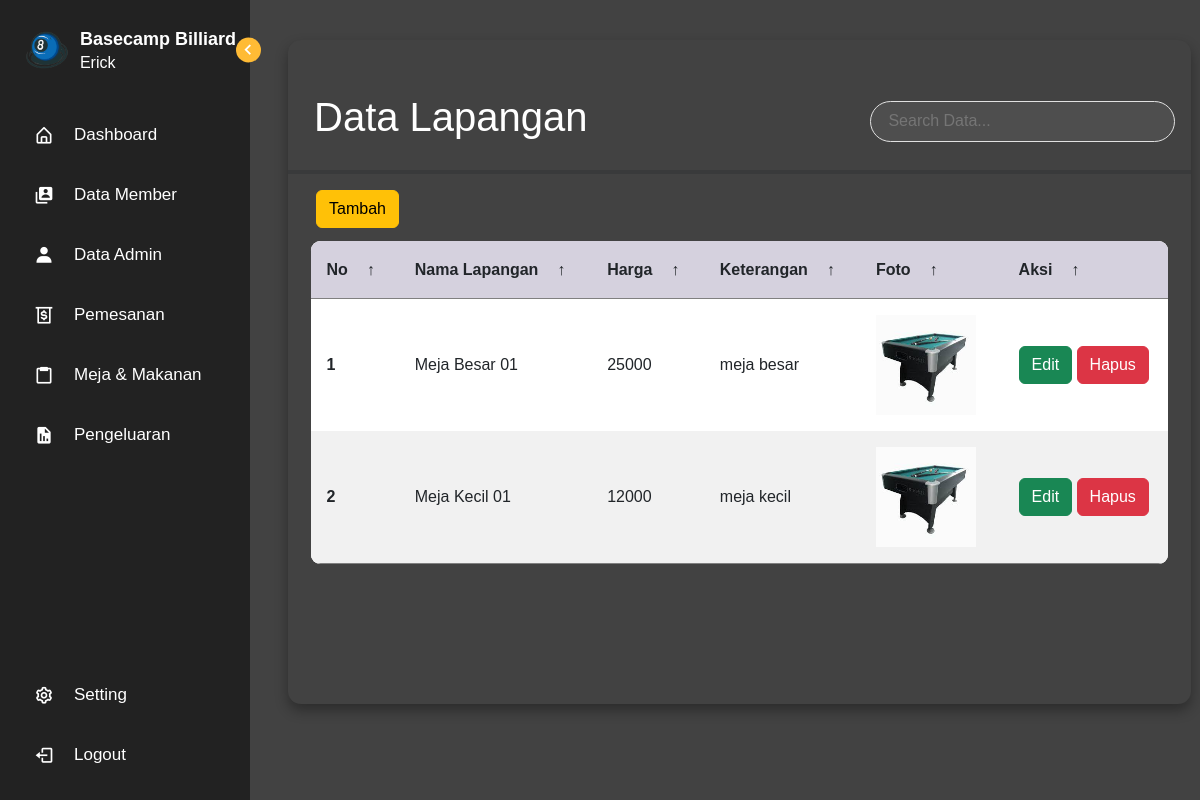
The app's page /index.php?page=meja (signed in), older data.
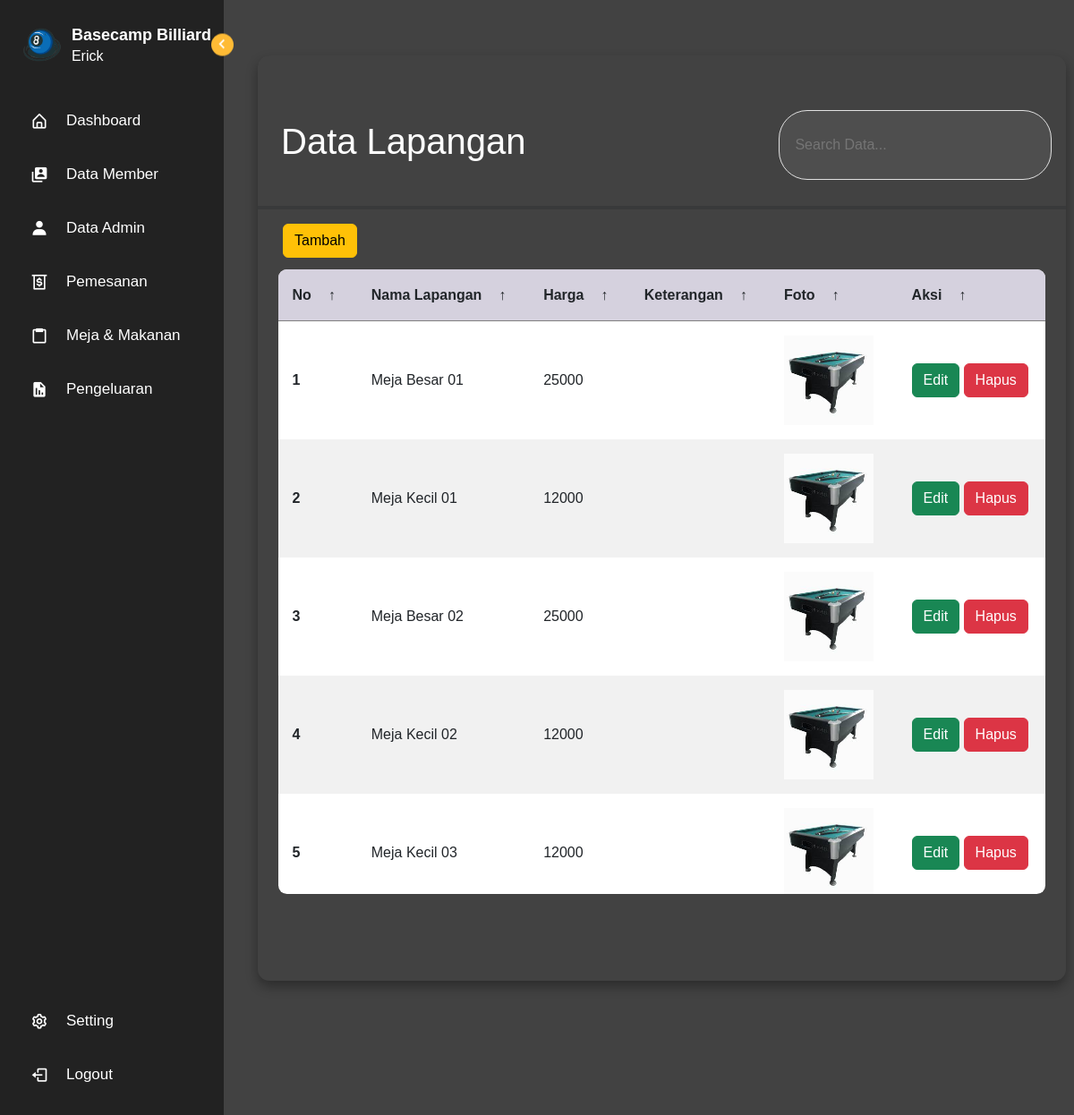
The same page, newer data.
### tables this page shows
CREATE TABLE `lapangan` (
  `idlap` int(11) NOT NULL,
  `nm` varchar(35) NOT NULL,
  `ket` text NOT NULL,
  `harga` int(11) NOT NULL,
  `foto` text NOT NULL
);

### functions.php (called while the page is built, shortened)
<?php
$conn = mysqli_connect("localhost", "root", "", "db_futsal");
function query($query)
{
  global $conn;
  $result = mysqli_query($conn, $query);
  $rows = [];
  while ($row = mysqli_fetch_assoc($result)) {
    $rows[] = $row;
  }
  return $rows;
}
 ?>

### admin/lapangan.php (the view, shortened to what this page needs)
<?php
include_once(__DIR__ . '/../functions.php');
$lapangan = query("SELECT * FROM lapangan");
?>
  <link rel="stylesheet" href="../css/form.css">
  <link rel="stylesheet" href="https://cdnjs.cloudflare.com/ajax/libs/font-awesome/4.7.0/css/font-awesome.min.css">
<body>
  <div class="container-fluid">
    <main class="table">
      <section class="table__header mt-5">
        <h1 style="margin-left:10px;">Data Lapangan</h1>
        <div class="input-group">
          <input type="search" name="search" id="searchInput" oninput="searchTable()" placeholder="Search Data...">
        </div>
      </section>
      <hr>
      <button class="btn btn-inti btn btn-warning" style="margin-left: 28px;" data-bs-toggle="modal" data-bs-target="#tambahModal1">Tambah</button>
      <section class="table__body">
        <table>
          <thead>
            <tr>
              <th> No <span class="icon-arrow">&UpArrow;</span></th>
              <th> Nama Lapangan <span class="icon-arrow">&UpArrow;</span></th>
              <th> Harga <span class="icon-arrow">&UpArrow;</span></th>
              <th> Keterangan <span class="icon-arrow">&UpArrow;</span></th>
              <th> Foto <span class="icon-arrow">&UpArrow;</span></th>
              <th> aksi <span class="icon-arrow">&UpArrow;</span></th>
            </tr>
          </thead>
          <tbody id="dataTable">
            <?php $i = 1; ?>
            <?php foreach ($lapangan as $row) : ?>
              <tr>
                <th scope="row"><?= $i++; ?></th>
                <td><?= $row["nm"]; ?></td>
                <td><?= $row["harga"]; ?></td>
                <td><?= $row["ket"]; ?></td>
                <td><img src="./img/<?= $row["foto"]; ?>" id="imglap" width="100" height="100"></td>
                <td>
                  <button class="btn btn-inti btn btn-success" data-bs-toggle="modal" data-bs-target="#editModal<?= $row["idlap"]; ?>">Edit</button>
                  <a href="admin/kontrol/hapusLpg.php?id=<?= $row["idlap"]; ?>" class="btn btn-danger">Hapus</a>
                </td>
              </tr>
            <?php endforeach; ?>
          </tbody>
        </table>
      </section>
    </main>

### index.php (shortened to what this page needs)
<?php
require "functions.php";
?>
<!DOCTYPE html>
<html lang="en">
<head>
    <link rel="stylesheet" href="css/style.css">
    <link href='https://unpkg.com/boxicons@2.1.1/css/boxicons.min.css' rel='stylesheet'>
    <link rel="stylesheet" href="https://cdn.jsdelivr.net/npm/bootstrap@5.3.0/dist/css/bootstrap.min.css">
</head>
<body>
    <nav class="sidebar">
        <header>
            <div class="image-text">
                <span class="image">
                    <img src="../logo.png" class="logo" style="width: 80px;" alt="">
                </span>
                <div class="text logo-text">
                    <span class="name">Basecamp Billiard</span>
                    <span class="profession"><?= $_SESSION["nama"]; ?></span>
                </div>
            </div>
            <i class='bx bx-chevron-right toggle'></i>
        </header>
        <div class="menu-bar">
            <div class="menu">
                <ul class="menu-links">
                    <li class="nav-link">
                        <a href="index.php?page=home">
                            <i class='bx bx-home-alt icon'></i>
                            <span class="text nav-text">Dashboard</span>
                        </a>
                    </li>
                    <li class="nav-link">
                        <a href="index.php?page=member">
                            <i class='bx bxs-user-account icon'></i>
                            <span class="text nav-text">Data Member</span>
                        </a>
                    </li>
                    <li class="nav-link">
                        <a href="index.php?page=admin">
                            <i class='bx bxs-user icon'></i>
                            <span class="text nav-text">Data Admin</span>
                        </a>
                    </li>
                    <li class="nav-link">
                        <a href="#sidemenu2" data-bs-toggle="collapse" aria-current="page">
                            <i class='bx bx-money-withdraw icon'></i>
                            <span class="text nav-text">Pemesanan</span>
                        </a>
                    </li>
                    <li class="nav-link down">
                        <a href="#sidemenu" data-bs-toggle="collapse" aria-current="page">
                            <i class='bx bx-clipboard icon'></i>
                            <span class="text nav-text">Meja & Makanan </span>
                        </a>
                    </li>
                    <li class="nav-link">
                        <a href="index.php?page=pengeluaran">
                            <i class='bx bxs-report icon'></i>
                            <span class="text nav-text">Pengeluaran</span>
                        </a>
                    </li>
                </ul>
            </div>
            <div class="bottom-content">
                <li class="">
                    <a href="index.php?page=setting">
                        <i class='bx bx-cog icon'></i>
                        <span class="text nav-text">Setting</span>
                    </a>
                </li>
                <li class="">
                    <a href="../logout.php">
                        <i class='bx bx-log-out icon'></i>
                        <span class="text nav-text">Logout</span>
                    </a>
                </li>
            </div>
        </div>
    </nav>
    <section class="home">
        <div class="text"></div>
        <?php
        if (isset($_GET['page'])) {
            $page = $_GET['page'];
            switch ($page) {
                case 'meja':
                    include 'admin/lapangan.php';
                    break;
            }
        } else {
            include 'admin/setting.php';
        }
        ?>
    </section>
</body>
</html>

### css/style.css (style rules this page uses)
* { margin: 0; padding: 0; box-sizing: border-box; font-family: 'Poppins', sans-serif; }
:root { --body-color: #E4E9F7; --sidebar-color: #FFF; --primary-color: #695CFE; --primary-color-light: #F6F5FF; --toggle-color: #DDD; --text-color: #707070; --tran-03: all 0.2s ease; --tran-03: all 0.3s ease; --tran-04: all 0.3s ease; --tran-05: all 0.3s ease; }
body { min-height: 100vh; background-color: var(--body-color); transition: var(--tran-05); }
.sidebar { position: fixed; top: 0; left: 0; height: 100%; width: 250px; padding: 10px 14px; background: #222222; transition: var(--tran-05); z-index: 100; }
.sidebar li { height: 50px; list-style: none; display: flex; align-items: center; margin-top: 10px; }
.sidebar header .image, .sidebar .icon { min-width: 60px; border-radius: 6px; }
.sidebar .icon { min-width: 60px; border-radius: 6px; height: 100%; display: flex; align-items: center; justify-content: center; font-size: 20px; }
.sidebar .text, .sidebar .icon { color: #fff; transition: var(--tran-03); }
.sidebar .text { font-size: 17px; font-weight: 500; white-space: nowrap; opacity: 1; }
.sidebar header { position: relative; }
.sidebar header .image-text { display: flex; align-items: center; }
.sidebar header .logo-text { display: flex; flex-direction: column; }
header .image-text .name { margin-top: 2px; font-size: 18px; font-weight: 600; }
header .image-text .profession { font-size: 16px; margin-top: -2px; display: block; }
.sidebar header .image { display: flex; align-items: center; justify-content: center; }
.sidebar header .image img { width: 40px; border-radius: 6px; }
.sidebar header .toggle { position: absolute; top: 50%; right: -25px; transform: translateY(-50%) rotate(180deg); height: 25px; width: 25px; background-color: #FFBB35; color: var(--sidebar-color); border-radius: 50%; display: flex; align-items: center; justify-content: center; font-size: 22px; cursor: pointer; transition: var(--tran-05); }
.sidebar .menu { margin-top: 10px; }
.sidebar li a { list-style: none; height: 100%; background-color: transparent; display: flex; align-items: center; height: 100%; width: 100%; border-radius: 6px; text-decoration: none; transition: var(--tran-03); }
.sidebar .menu-bar { height: calc(100% - 90px); display: flex; flex-direction: column; justify-content: space-between; overflow-y: scroll; }
.home { position: absolute; top: 0; top: 0; left: 250px; height: 100vh; width: calc(100% - 250px); background-color: #424242; transition: var(--tran-05); }
.home .text { font-size: 30px; font-weight: 500; color: #fff; padding: 12px 60px; }
.sidebar .menu-bar .menu-links { padding: 0px; }

Row changes from the older to the newer data that the page shows:
changed lapangan "Meja Besar 01": ket "meja besar" → (not shown)
changed lapangan "Meja Kecil 01": ket "meja kecil" → (not shown)
added lapangan: nm "Meja Besar 02", harga "25000", foto (picture)
added lapangan: nm "Meja Kecil 02", harga "12000", foto (picture)
added lapangan: nm "Meja Kecil 03", harga "12000", foto (picture)
